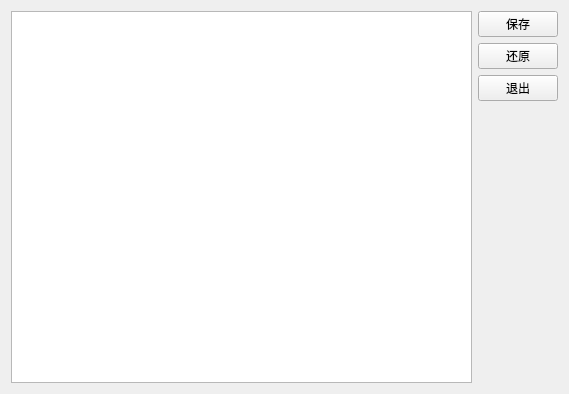
<?xml version="1.0" encoding="UTF-8"?>
<ui version="4.0">
 <class>Widget</class>
 <widget class="QWidget" name="Widget">
  <property name="geometry">
   <rect>
    <x>0</x>
    <y>0</y>
    <width>569</width>
    <height>394</height>
   </rect>
  </property>
  <property name="windowTitle">
   <string>Widget</string>
  </property>
  <layout class="QGridLayout" name="gridLayout">
   <item row="0" column="0" rowspan="4">
    <widget class="QTableView" name="tableView"/>
   </item>
   <item row="0" column="1">
    <widget class="QPushButton" name="but_submit">
     <property name="text">
      <string>保存</string>
     </property>
    </widget>
   </item>
   <item row="1" column="1">
    <widget class="QPushButton" name="but_revert">
     <property name="text">
      <string>还原</string>
     </property>
    </widget>
   </item>
   <item row="2" column="1">
    <widget class="QPushButton" name="but_quit">
     <property name="text">
      <string>退出</string>
     </property>
    </widget>
   </item>
   <item row="3" column="1">
    <spacer name="verticalSpacer">
     <property name="orientation">
      <enum>Qt::Vertical</enum>
     </property>
     <property name="sizeHint" stdset="0">
      <size>
       <width>20</width>
       <height>286</height>
      </size>
     </property>
    </spacer>
   </item>
  </layout>
 </widget>
 <resources/>
 <connections/>
</ui>
